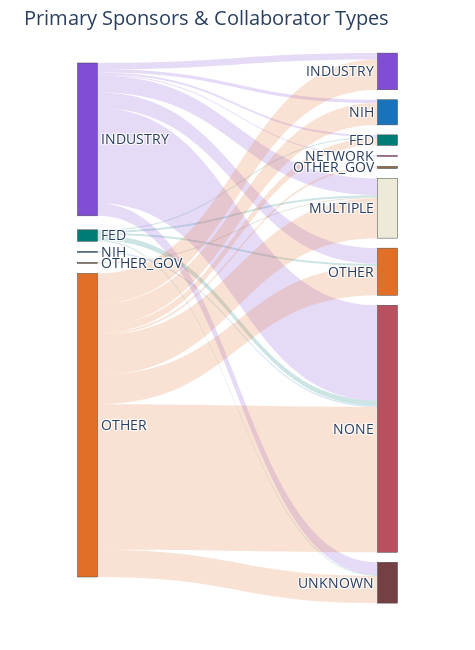

The cell this chart's notebook holds for it:
### Markdown cell above
# Figure 3: Location and sponsor characteristics

### Code cell
%run ./clinicalTrialFunctions.py
clinical_df = pd.read_parquet('./exampleFile/DTxClinicalTrials.parquet.gzip')

## Figure 3A: Locations by state
fig = plotGeographicDistributionbyState(clinical_df[["NCTId", "state_code"]], values=None, average="sum", log_value=None)
fig.show()
fig.write_image("./dataOutput/figures/Figure2_Locations.pdf")
locations_df = clinical_df.explode(["LocationState"])
print(locations_df.value_counts("LocationState"))

## Supplemental figure S3A: Locations by state normalized to population
state_code_dict = {}
for m, n in zip(clinical_df["LocationState"], clinical_df["state_code"]):
    if m is not None and n is not None and len(m) == len(n): state_code_dict.update(dict(zip(m,n)))
fig, state_df = plotPerPopulationTrial(locations_df.value_counts("LocationState"), state_code_dict, normalize=10e4)
#fig.show() # Normalized to population
fig = plotPopulationvsNumTrialLocations(state_df, min_label=22)
fig.get_figure().savefig("./dataOutput/figures/FigureS3_TrialsVsStatePopulation.pdf")
print()

## Supplemental figure S3B/C: Number of clincal trial locations by ADI
# getLocationZipADI() takes some time to run
state_df = getLocationZipADI(clinical_df, states=["CA", "TX", "FL", "NY", "PA"])
clinical_df["ADI_NATRANK"] = clinical_df["NCTId"].map(state_df.groupby("NCTId")["ADI_NATRANK"].apply(list))
clinical_df["ADI_STATERNK"] = clinical_df["NCTId"].map(state_df.groupby("NCTId")["ADI_STATERNK"].apply(list))

fig = plotTrialLocationsPerADI(state_df, rank_type="ADI_NATRANK", height=8)
fig.set_xlabel("National Area Deprivation Index (Percentile)")
fig.get_figure().savefig("./dataOutput/figures/FigureS3_TrialsVsADINational.pdf")

fig = plotTrialLocationsPerADI(state_df, rank_type="ADI_STATERNK", height=8)
fig.set_xlabel("State Area Deprivation Index (Decile)")
fig.get_figure().savefig("./dataOutput/figures/FigureS3_TrialsVsADIState.pdf")

## Print average number of locations per trial (completed only)
clinical_df = clinical_df[clinical_df["OverallStatus"] == "Completed"]
#clinical_df = clinical_df[clinical_df["StudyType"] == "Interventional"]
print("Mean, min, max locations per completed trial: %.3f, %d, %d"%(clinical_df["NumberLocations"].mean(), clinical_df["NumberLocations"].min(), clinical_df["NumberLocations"].max()))
print("Studies with no locations: %d\n"%(len(clinical_df[clinical_df["NumberLocations"] == 0])))
print()

"""
## Supplemental figure S3B: Number of locations vs enrollment (completed studies only)
clinical_df["Log10EnrollmentCount"] = np.log10(clinical_df["EnrollmentCount"])
lm = sns.lmplot(data = clinical_df, x = "NumberLocations", y= "Log10EnrollmentCount", height=10, )
ax = lm.axes[0,0]
ax.set_xlabel("Number of trial locations")
ax.set_ylabel("Enrollment (Log10)")   
print("#locations vs enrollment", spearmanr(clinical_df["NumberLocations"], clinical_df["Log10EnrollmentCount"]))
"""
## Figure 3B: Sponsor type
clinical_df = pd.read_parquet('./exampleFile/DTxClinicalTrials.parquet.gzip')
fig = plotSponsorCollaborations(clinical_df[["NCTId", "LeadSponsorClass", "PrimaryCollaboratorClass"]],
                          collab_col="PrimaryCollaboratorClass", explode_collaborators=False)
fig.show()
fig.write_image("./dataOutput/figures/Figure2_Sponsors.pdf")

## Overall metrics
total = len(clinical_df)
print("Total overall = %d\n"%total)
for col in ["LeadSponsorClass", "NumberCollaborators"]: #, "PrimaryCollaboratorClass"
    print(clinical_df[col].value_counts())
    print(clinical_df[col].value_counts()/total)
    print()

## Metrics for trials with 1 collaborators
curr_df = clinical_df[clinical_df["NumberCollaborators"]==1]

total = len(curr_df)
print("Total for 1 collaborator= %d\n"%total)
curr_df = curr_df.explode("CollaboratorClass")
print(curr_df[["LeadSponsorClass", "CollaboratorClass"]].value_counts())
print(curr_df[["LeadSponsorClass", "CollaboratorClass"]].value_counts() / total)

### Figure 1 — Plotly figure (JSON) as saved in the notebook; plotly's stock layout.template omitted (floating-point values rounded to 4 significant figures)
{"data": [{"arrangement": "snap", "link": {"color": ["rgba(0, 124, 119, 0.2)", "rgba(0, 124, 119, 0.2)", "rgba(0, 124, 119, 0.2)", "rgba(0, 124, 119, 0.2)", "rgba(0, 124, 119, 0.2)", "rgba(129, 77, 212, 0.2)", "rgba(129, 77, 212, 0.2)", "rgba(129, 77, 212, 0.2)", "rgba(129, 77, 212, 0.2)", "rgba(129, 77, 212, 0.2)", "rgba(129, 77, 212, 0.2)", "rgba(129, 77, 212, 0.2)", "rgba(129, 77, 212, 0.2)", "rgba(25, 115, 188, 0.2)", "rgba(226, 111, 40, 0.2)", "rgba(226, 111, 40, 0.2)", "rgba(226, 111, 40, 0.2)", "rgba(226, 111, 40, 0.2)", "rgba(226, 111, 40, 0.2)", "rgba(226, 111, 40, 0.2)", "rgba(226, 111, 40, 0.2)", "rgba(226, 111, 40, 0.2)", "rgba(140, 110, 75, 0.2)"], "source": [1, 1, 1, 1, 1, 0, 0, 0, 0, 0, 0, 0, 0, 3, 10, 10, 10, 10, 10, 10, 10, 10, 4], "target": [6, 9, 12, 11, 13, 6, 2, 9, 7, 5, 12, 11, 13, 12, 6, 2, 9, 5, 12, 11, 8, 13, 9], "value": [1, 2, 5, 2, 1, 2, 6, 16, 1, 3, 91, 15, 12, 1, 7, 29, 38, 21, 139, 28, 2, 26, 1]}, "node": {"color": ["rgba(129, 77, 212, 1)", "rgba(0, 124, 119, 1)", "rgba(129, 77, 212, 1)", "rgba(25, 115, 188, 1)", "rgba(140, 110, 75, 1)", "rgba(25, 115, 188, 1)", "rgba(0, 124, 119, 1)", "rgba(227, 90, 174, 1)", "rgba(140, 110, 75, 1)", "rgba(237, 235, 215, 1)", "rgba(226, 111, 40, 1)", "rgba(226, 111, 40, 1)", "rgba(185, 80, 96, 1)", "rgba(117, 64, 67, 1)"], "label": ["INDUSTRY", "FED", "INDUSTRY", "NIH", "OTHER_GOV", "NIH", "FED", "NETWORK", "OTHER_GOV", "MULTIPLE", "OTHER", "OTHER", "NONE", "UNKNOWN"], "pad": 10, "x": [0.1, 0.1, 0.9, 0.1, 0.1, 0.9, 0.9, 0.9, 0.9, 0.9, 0.1, 0.9, 0.9, 0.9], "y": [0.1626, 0.3374, 0.03898, 0.3508, 0.353, 0.1047, 0.1425, 0.1548, 0.1581, 0.2238, 0.6771, 0.3374, 0.6503, 0.9566]}, "type": "sankey", "visible": true}], "layout": {"autosize": false, "font": {"size": 14}, "height": 650, "margin": {"b": 50, "l": 50, "pad": 5, "r": 50, "t": 50}, "title": {"text": "Primary Sponsors & Collaborator Types"}, "width": 475}}
